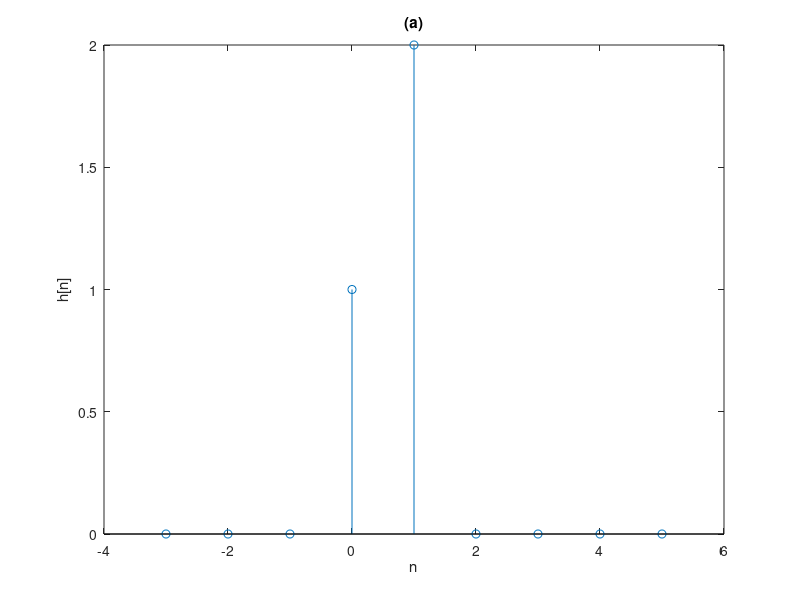
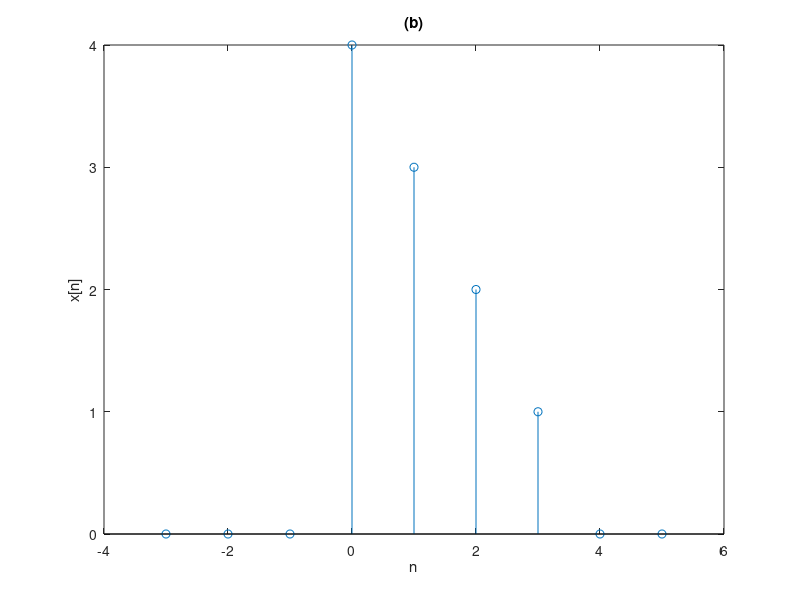
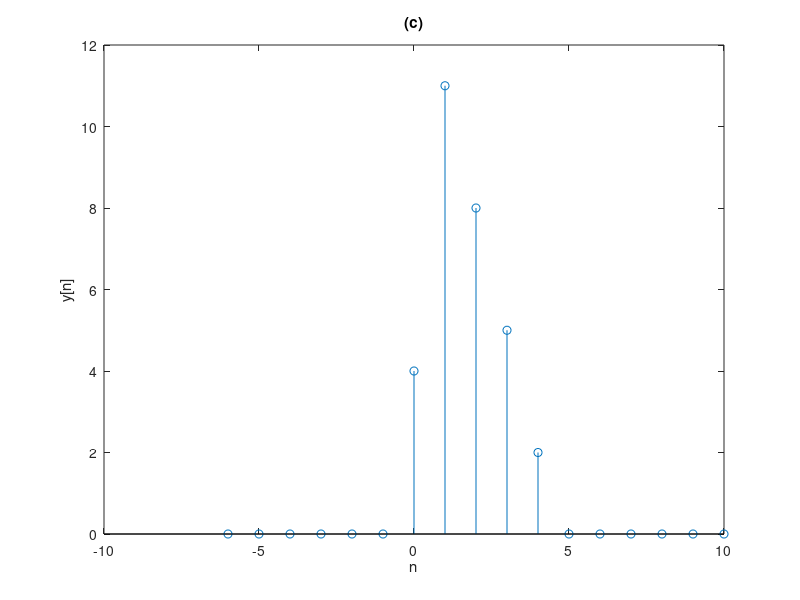
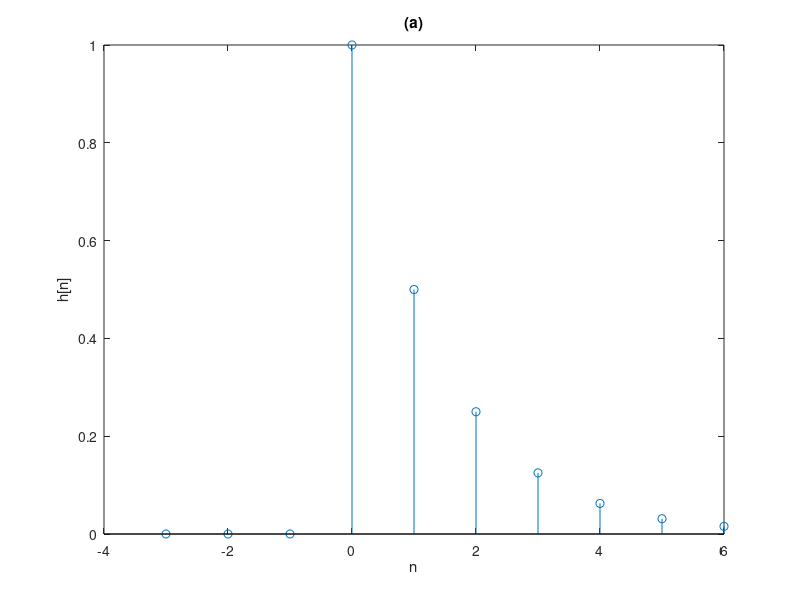

The MATLAB source for these figures, in order: (Note: this script raises an error after producing the figures.)
% Problem 1
% Set the range of n value
n = [-3 -2 -1 0 1 2 3 4 5];
% The value of h[n]
h = [0 0 0 1 2 0 0 0 0];
% The value of x[n]
x = [0 0 0 4 3 2 1 0 0];
% Plot the value of h[n]
figure
stem(n,h);
xlabel('n');
ylabel('h[n]');
title('(a)');
% Plot the value of x[n]
figure
stem(n,x);
xlabel('n');
ylabel('x[n]');
title('(b)');
% Calculate the convolution of h[n] and x[n]
y = conv(h, x);
% Reset n range according to the value of y[n]
n = [-6 -5 -4 -3 -2 -1 0 1 2 3 4 5 6 7 8 9 10];
% Plot the value of y[n] = x[n]*h[n]
figure
stem(n, y);
xlabel('n');
ylabel('y[n]');
title('(c)');

% Problem 2
% Set the range of n value
n = [-3 -2 -1 0 1 2 3 4 5 6];
% The value of h[n]
h = [0 0 0 1 0.5 0.25 0.125 1/16 1/32 1/64];
% The value of x[n]
x = [0 0 0 1 1 1 1 1 1 1];
% Plot the value of h[n]
figure
stem(n,h);
xlabel('n');
ylabel('h[n]');
title('(a)');
% Plot the value of x[n]
figure
stem(n,x);
xlabel('n');
ylabel('x[n]');
title('(b)');
% Calculate the convolution of h[n] and x[n]
y = conv(h, x);
% Plot the value of y[n] = x[n]*h[n]
figure
stem(y);
xlabel('n');
ylabel('y[n]');
title('(c)');

% Problem 5(f) partial fraction expansion
syms A B C
eqn1 = A + B + C == -3.25;
eqn2 = -0.5*A - 1.25*B + 0.25*C == -1;
eqn3 = -0.5*A + 0.25*B - 0.125*C == -1/2;
sol = solve([eqn1, eqn2, eqn3], [A, B, C]);
ASol = sol.A;
BSol = sol.B;
CSol = sol.C;
